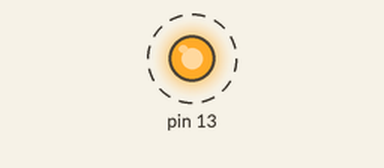
Simulated run of this sketch. Board: Arduino Uno, built for the host (arithmetic inside an expression is 32-bit, double 64-bit). Shown: output pins drawn as LEDs (lit = HIGH). Dashed ring = blinking. What the sketch prints to the serial monitor is not drawn.

Above: at 0.2 s.
Timing chart, 0 to 3.0 s (numbered marks = the images above):
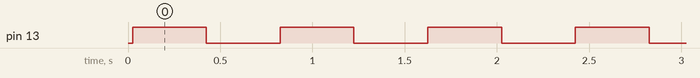

Measured:
- by itself, pin 13: alternates HIGH for 0.40 s and LOW for 0.40 s

The sketch:

sketch_part2.ino
```cpp
#include "testasm.h"

void setup() {
  // put your setup code here, to run once
  Serial.begin(9600);
  Serial.print("3+1 + |3-1| is: ");
  Serial.println(testasm( 1, 3));
  Serial.print("4+6 + |4-6| is: ");
  Serial.println(testasm( 4, 6));
  Serial.print("10+18 + |10-18| is: ");
  Serial.println(testasm( 10, 18));
  Serial.print("128+124 + |128-124| is: ");
  Serial.println(testasm(128,124));
  pinMode (13, OUTPUT);
}

void loop() {
  // put your main code here, to run repeatedly:
  digitalWrite (13, HIGH);
  delay(400);
  digitalWrite (13, LOW);
  delay(400);
}
```

testasm.cpp
```cpp
#include "testasm.h"

/* the attribute "used" tells the compiler to not inline this function */
__attribute__((used))
unsigned int testasm(unsigned char a, unsigned char b) {
  unsigned int out;

  asm volatile (R"(

   rjmp start_of_assembly

   .data
   ; any data values/static storage can go here

   .text

   ; Your assembly language program goes here
   ;
   ;
   ;  --- YOUR CODE GOES HERE ---
   ;

start_of_assembly:
   ; Input a is %1 and r26
   mov r26,%1
   ; Input b is %2 and r27
   mov r27,%2

   ; Stack description:
   ; r26 and r27 saved on stack "caller-preserved" just in case (not actually used)
   ; r14 stores the value of sumval
   ; nothing else on the stack.

   push r26
   push r27
   ; Call sum on the inputs
   call sumval
   pop r27
   pop r26
   movw r14,r24
   push r14
   ; take absolute value of difference on same inputs
   call diffval
   ; add the results of sumval and diffval together
   pop r14
   adc r24,r14
   ;mov r25,r1
   ;rol r25
   jmp results

sumval:
    ; Copy "a" to a new register
    mov r24,r26
    ; Clear r15, just in case
    mov r15,r1
    ; Add "a" and "b"
    adc r24,r27
    ; put the carry bit in r25
    mov r25,r1
    rol r25
    ; Return to the main function
    ret

diffval:
    ; See whether a or b is greater
   cp r27,r26
   ; If b is smaller, jump ahead
   ; Below is the subtraction protocol for if a is the smaller value
   ; Move b to r24, and then subtract a from it.
   brlt smallb
   mov r24,r27
   sub r24,r26
   jmp return1

   ; This is the same protocol as above, but for if b is the smaller value
   ; Move a to r24, and then subtract b from it.
   smallb:
   mov r24,r26
   sub r24,r27
   ; Exit the subfunction
   return1: ret

;Display results
results: mov %0,r24
   ;
   ;  --- YOUR CODE ENDS ---
   ;      The result must be in the register pair r25:r24
   ;      You can also rjmp to the label end_of_assembly if you need to.
   ;

)" : "=w" (out)  /* out is %0, and a 16-bit variable that is modified
		    by the assembly language */
   : "r" (a), "r" (b)  /* a is %1, b is %2, both are register-sized
			  variables */
   : "r25", "r24");   /* r24, r25 are modified by this assembly
			 language fragment */

  return out;
}
```

testasm.h
```cpp
unsigned int testasm (unsigned char, unsigned char);
```
